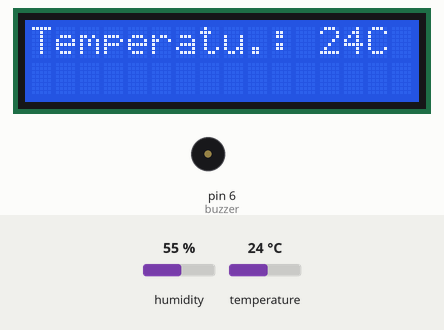
Simulated run of this sketch. Board: Arduino Uno, built with avr-gcc and run on an emulated ATmega328P. Parts: 16×2 character LCD, buzzer (waves = sounding). The inputs (shaded band) are chosen by the test bench; at power-on: temperature 24 °C, humidity 55 %. What the sketch prints to the serial monitor is not drawn.

Above: at 1.2 s.
1.3 s: temperature set to 29 °C
At 4.9 s:
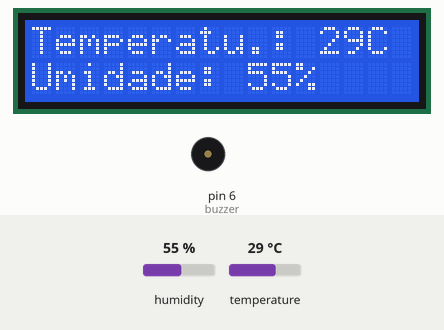
6.3 s: temperature set to 32 °C
At 8.5 s:
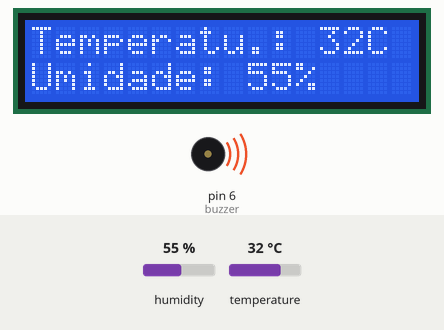
15.1 s: humidity set to 22 %
At 22.2 s:
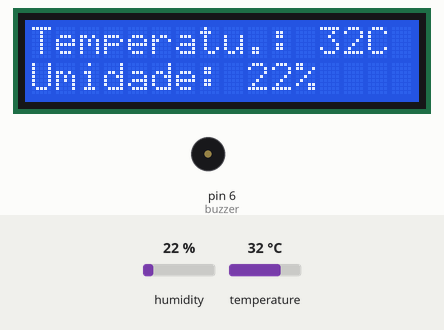
24.4 s: humidity set to 40 %
At 31.8 s:
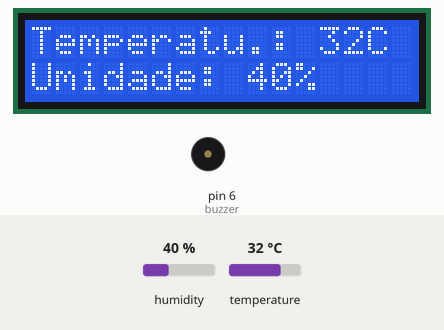
Timing chart, 0 to 34.7 s (numbered marks = the images above; inputs shaded):
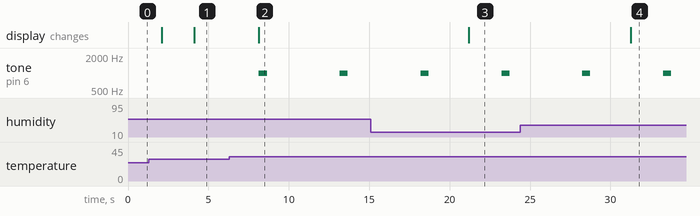

The sketch:

Temperature_Clock.ino
```cpp
#include <DHT.h>
#include <LiquidCrystal.h>
#include <Wire.h>

LiquidCrystal lcd(12, 11, 5, 4, 3, 2);

const int tmu = 13;
const int buzzer = 6;
DHT dht(tmu, DHT11);

void setup() {
  dht.begin();
  lcd.begin(16, 2);
  Serial.begin(9600);
  pinMode(buzzer, OUTPUT);
  pinMode(tmu, OUTPUT);
}

void loop() {
  int temp = dht.readTemperature();
  int hum = dht.readHumidity();

  Serial.println("Temperatura: ");
  Serial.print(temp);
  Serial.print("°C");
    lcd.setCursor(0, 0);
  lcd.print("Temperatu.: ");
  lcd.print(temp);
  lcd.print("C");
  if (temp > 30) {
    tone(buzzer, 1000);
    delay(500);
    noTone(buzzer);
    delay(500);
  }
  delay(2000);
  Serial.println("Umidade: ");
  Serial.print(hum);
  Serial.print("%");
    lcd.setCursor(0, 1);
  lcd.print("Umidade: ");
  lcd.print(hum);
  lcd.print("%");
  delay(2000);
}
```

Measured:
- the behaviour switches between 30 and 31 °C on temperature (found by bisection; images 1 and 2)
- after the input at 1.3 s, the display: first differs from a run without the input after 2.8 s (image 1)
- after the input at 6.3 s, tone on pin 6 (buzzer): alternates 1000 Hz for 0.50 s and silent for 4.5 s, starting after 1.8 s; the display: changes after 1.8 s (image 2)
- after the input at 15.1 s, the display: changes after 6.1 s (image 3)
- after the input at 24.4 s, the display: changes after 6.9 s (image 4)
